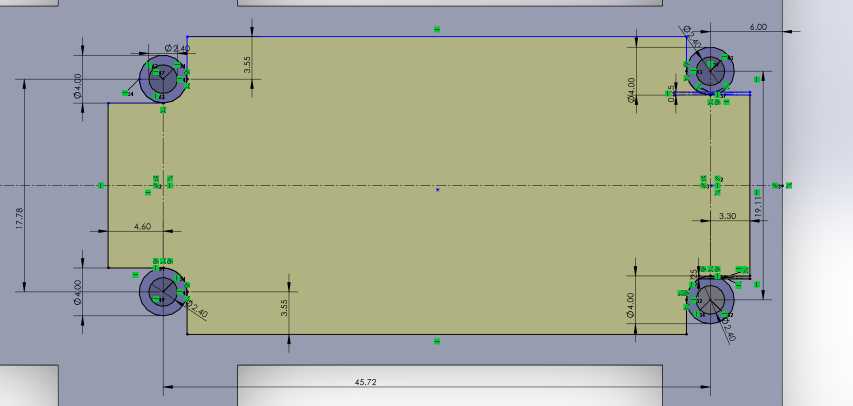
#> input picture esp32retainer.png, 1706 x 811 px (shown at 1/2 size); its folder holds only this picture in this run
$ python -i plex.py   (imports and definitions only)
#> lines starting #> are read from the running program, lines starting #| are printed output that depends on the picture
### Software/Desktop/pages/_base.py
"""Shared drawing constants and helpers used by every page module."""

import logging
from PIL import Image, ImageDraw, ImageFont

log = logging.getLogger(__name__)

PANEL_WIDTH  = 648
PANEL_HEIGHT = 480
BLACK = 0
WHITE = 255

import os as _os
_FONTS_DIR = _os.path.join(_os.path.dirname(__file__), "..", "fonts")

_FONT_CANDIDATES = [
    _os.path.join(_FONTS_DIR, "RobotoMono-Regular.ttf"),
    r"C:\Windows\Fonts\arial.ttf",
    "/usr/share/fonts/truetype/dejavu/DejaVuSans.ttf",
]

_BOLD_CANDIDATES = [
    _os.path.join(_FONTS_DIR, "RobotoMono-Bold.ttf"),
    r"C:\Windows\Fonts\arialbd.ttf",
    "/usr/share/fonts/truetype/dejavu/DejaVuSans-Bold.ttf",
]


def load_bold(size: int) -> ImageFont.ImageFont:
    for path in _BOLD_CANDIDATES:
        try:
            return ImageFont.truetype(path, size)
        except OSError:
            continue
    return load_font(size)


def load_font(size: int) -> ImageFont.ImageFont:
    for path in _FONT_CANDIDATES:
        try:
            font = ImageFont.truetype(path, size)
            log.debug("Loaded font %s @ %d", path, size)
            return font
        except OSError:
            continue
    log.warning("No usable font found for size %d — text will be tiny. "
                "Install Consolas or add a TTF path to _FONT_CANDIDATES.", size)
    return ImageFont.load_default()


def to_1bit(img: Image.Image, threshold: int = 128) -> Image.Image:
    return img.point(lambda p: 255 if p >= threshold else 0, mode="L").convert("1")


def new_page() -> tuple[Image.Image, ImageDraw.ImageDraw]:
    img  = Image.new("L", (PANEL_WIDTH, PANEL_HEIGHT), WHITE)
    draw = ImageDraw.Draw(img)
    return img, draw


# [27 lines left out: functions draw_sparkline, draw_bar, not called in this run]


def text_right(draw, x_right, y, text, font, fill=BLACK):
    bb = draw.textbbox((0, 0), text, font=font)
    draw.text((x_right - (bb[2] - bb[0]), y), text, font=font, fill=fill)


# [16 lines left out: function wrap_text, not called in this run]

### Software/Desktop/pages/plex.py
"""Plex Now Playing page."""

import io
import logging

import requests
import urllib3
from PIL import Image, ImageFilter

# [1 line not run here, left out]

from ._base import PANEL_WIDTH, PANEL_HEIGHT, BLACK, load_font, load_bold, to_1bit, new_page, draw_bar

log = logging.getLogger(__name__)
_fh = _ft = _fs = _fi = _fx = _fb = None

_load_bold = load_bold

PAD     = 14
TITLE_H = 48


def _fonts():
    global _fh, _ft, _fs, _fi, _fx, _fb
    if _fh is None:
        _fh = _load_bold(42)   # page title
        _ft = load_font(34)    # media title (episode)
        _fb = _load_bold(38)   # show title — bold
        _fs = load_font(26)    # subtitle
        _fi = load_font(22)    # meta (year · player)
        _fx = load_font(20)    # progress %


# ── Data ──────────────────────────────────────────────────────────────────────

# [109 lines left out: functions _parse_session, fetch, _fetch_thumb, _truncate, _draw_session, not called in this run]


def render(data: dict | None) -> bytes:
    _fonts()
    img, draw = new_page()

    server_name = (data or {}).get("server_name", "Plex")
    sessions    = (data or {}).get("sessions", [])

    # ── Title ─────────────────────────────────────────────────────────────────
    label = server_name
    bb    = draw.textbbox((0, 0), label, font=_fh)
    draw.text(((PANEL_WIDTH - (bb[2] - bb[0])) // 2, 2),
              label, font=_fh, fill=BLACK)
    draw.line([(0, TITLE_H), (PANEL_WIDTH, TITLE_H)], fill=BLACK, width=3)

    if not sessions:
        bb = draw.textbbox((0, 0), "Nothing playing", font=_fs)
        draw.text(((PANEL_WIDTH - (bb[2] - bb[0])) // 2,
                   TITLE_H + (PANEL_HEIGHT - TITLE_H) // 2 - 10),
                  "Nothing playing", font=_fs, fill=BLACK)
        return to_1bit(img).tobytes()

    # ── Sessions ──────────────────────────────────────────────────────────────
    sessions = sessions[:3]
    n        = len(sessions)
    slot_h   = (PANEL_HEIGHT - TITLE_H) // n

    for i, session in enumerate(sessions):
        y = TITLE_H + i * slot_h
        if i > 0:
            draw.line([(0, y), (PANEL_WIDTH, y)], fill=BLACK, width=2)
        _draw_session(img, draw, session, y, slot_h)

    return to_1bit(img).tobytes()

>>> import cv2
>>> picture = cv2.imread('../../../esp32retainer.png', cv2.IMREAD_GRAYSCALE)
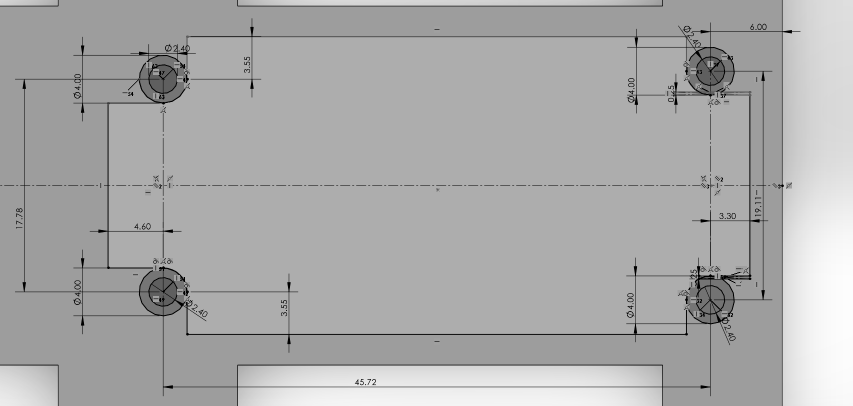
#> picture: shape (811, 1706) (shown at 1/2 size); min 0, max 253, mean 170.6
>>> result = render(picture)
#> in new_page, `img  = Image.new("L", (PANEL_WIDTH, PANEL_HEIGHT), WHITE)`: img: PIL image 648x480 L; every value is 255
#> (the run stopped early here; a loop or call above may not have finished)
